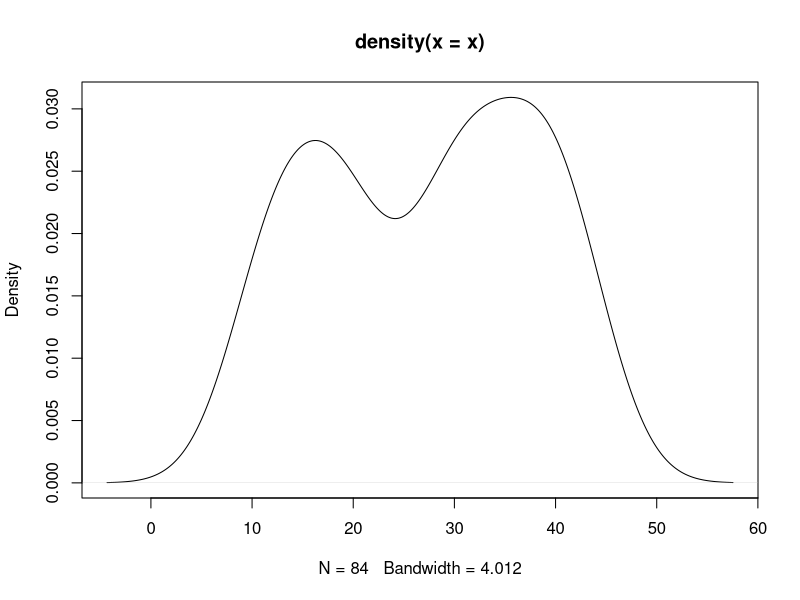
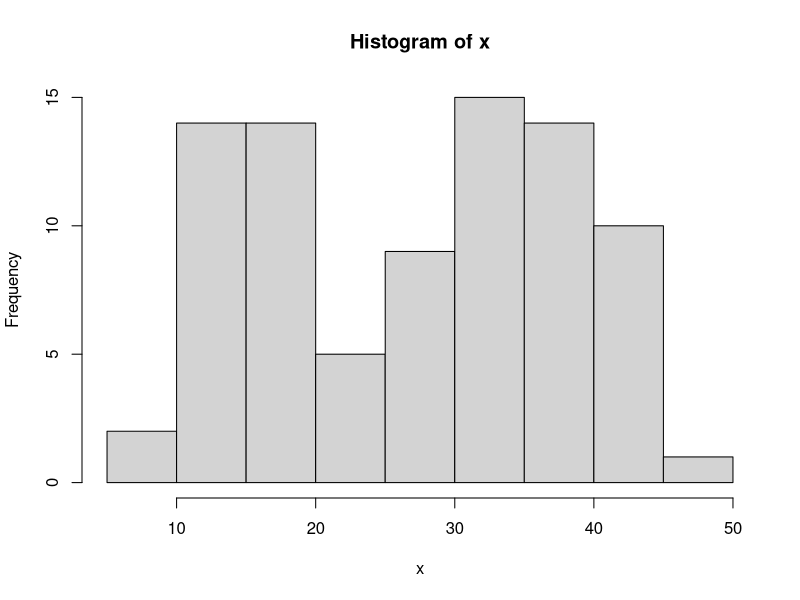
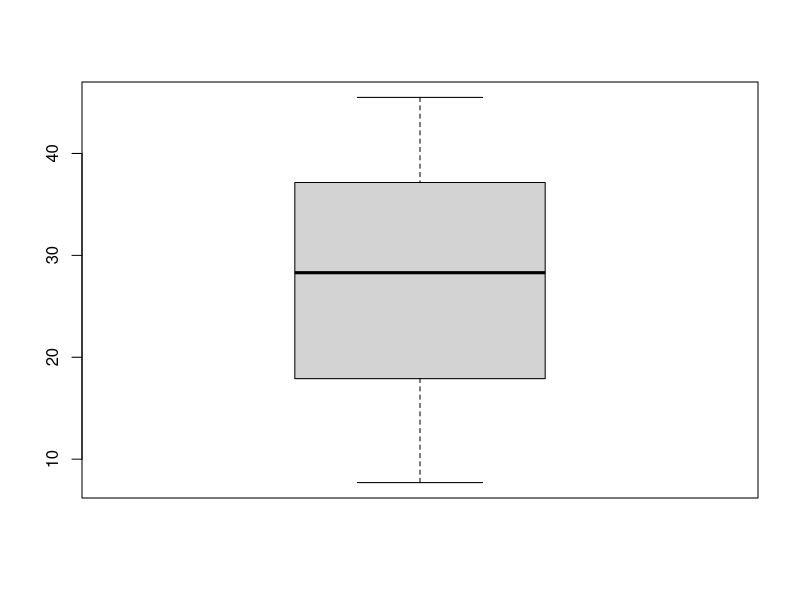

Write R code to recreate these figures, in order. (Note: this script raises an error after producing the figures.)
# Task 08: Measures 


data("CO2")
head(CO2) # check first few lines of the data set
x = CO2$uptake


#is the data uni modal,bi modal or multi modal
plot(density(x))
hist(x)
# CENTER Measures : MEAN/MEDIAN

mean(x)
median(x)

## SPREAD : RANGE, IQR , SD

range(x)
IQR(x)
sd(x)

# What can we say about the Skewness 
install.packages("e1071")
library("e1071")
skewness(x)

#distribution is skewed towards the left.

### Five Number Summary

fivenum(x)

# Five number summary ( min, 1st Q , median , 3rd Q, max)

max(x) # highest value
min(x) # lowest value
quantile(x, 0.25) # first quartile
quantile(x,0.5) # = median(x)  # 2nd quartile
quantile(x,0.75) # third quartile

#The five-number summary gives information about the location (from the median), 
#spread (from the quartiles)  and range (from the sample minimum and maximum) of the observations.

# are there any outliers (OUTLIERS)

boxplot(x)

# what is the upper bound
UB = quantile(x,0.75) + 1.5 * IQR(x)
UB

# we can see max(x) < UB(x) , indicates there are no upper bound outliers


# what is the lower bound
LB = quantile(x,0.25) - 1.5 * IQR(x)
LB

# # we can see  min(x) > LB(x), indicates there are no lower bound outliers

################################################################################
############################## PRACTICE EXERCISE ##############################
################################################################################


salary =  Happiness$SALARY

# is the data unimodal , bimodal or multi modal ?
plot(density(salary))
# seems like uni modal

# does the data show skewness ?
skewness(salary)
#distribution is skewed towards the left.

# what is the mean and median ?
mean(salary)
median(salary)

# what is the range, IQR , sd ?
range(salary)
IQR(salary)
sd(salary)

# what is the value for five number theory ?
fivenum(salary)

# are there upper bound outliers ?
boxplot(salary)

# what is the upper bound
UB = quantile(salary,0.75) + 1.5 * IQR(salary)
UB

# we can see max(x) > UB(x) , indicates there are upper bound outliers


# what is the lower bound
LB = quantile(salary,0.25) - 1.5 * IQR(salary)
LB

# we can see min(x) < LB(x) , indicates there are upper bound outliers